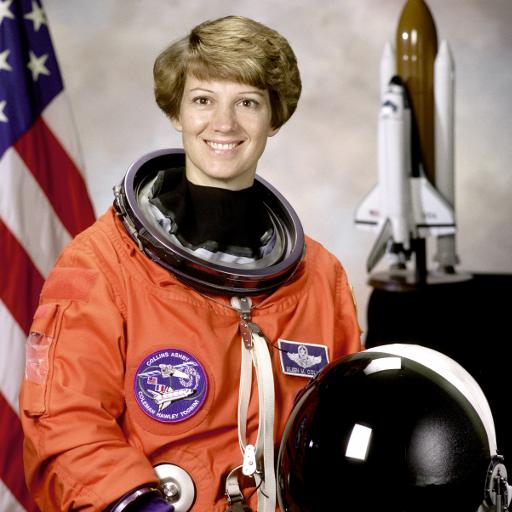
#> input picture skimage/images/astronaut.jpg, 512 x 512 px
$ jupyter execute --allow-errors Introduction-to-skimage.ipynb   (shell and % lines are left out)
#> lines starting #> are read from the running program, lines starting #| are printed output that depends on the picture
[cell 1]
import numpy as np
import skimage.io
import matplotlib.pyplot as plt

[cell 2]
img = skimage.io.imread('images/astronaut.jpg')
#> img is the input picture: shape (512, 512, 3); mean R, G, B 141.6, 105.8, 96.6

[cell 3]
img

[cell 4]
plt.imshow(img)

[cell 5]
img.shape
#> Out = (512, 512, 3)

[cell 6]
img1 = skimage.io.imread('images/colorwheel.jpg')
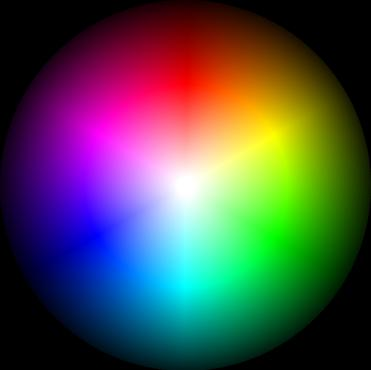
#> input picture skimage/images/colorwheel.jpg, 371 x 370 px
#> img1 is the input picture: shape (370, 371, 3); mean R, G, B 76.3, 76.6, 76.4
plt.imshow(img1)

[cell 7]
img1.shape
#> Out = (370, 371, 3)

[cell 8]
r = img1[:,:,0] # red matrix
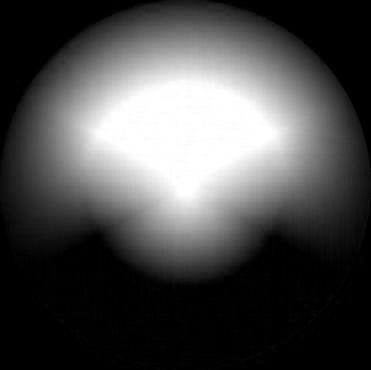
#> r: shape (370, 371); min 0, max 255, mean 76.3
g = img1[:,:,1] # green
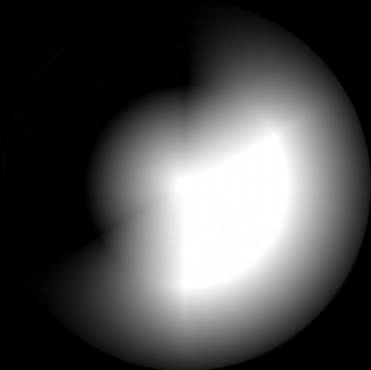
#> g: shape (370, 371); min 0, max 255, mean 76.6
b = img1[:,:,2] # blue
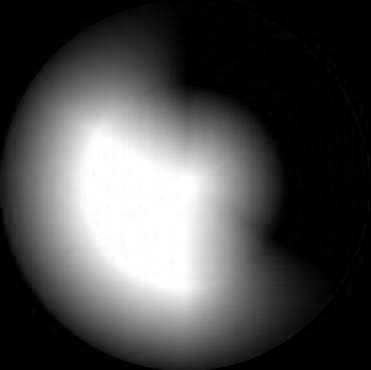
#> b: shape (370, 371); min 0, max 255, mean 76.4

[cell 9]
r.shape
#> Out = (370, 371)

[cell 10]
plt.figure(figsize=(10,6))
plt.subplot(1,3,1)
plt.imshow(r,cmap='gray')
plt.subplot(1,3,2)
plt.imshow(g,cmap='gray')
plt.subplot(1,3,3)
plt.imshow(b,cmap='gray')
plt.show()
plt.imshow(img1)

[cell 11]
plt.figure(figsize=(10,6))
plt.subplot(1,3,1)
plt.imshow(r,cmap='Reds')
plt.subplot(1,3,2)
plt.imshow(g,cmap='Greens')
plt.subplot(1,3,3)
plt.imshow(b,cmap='Blues')
plt.show()
plt.imshow(img1)

# Convert Image into Gray Scale

[cell 12]
import skimage.color

[cell 13]
plt.imshow(img)

[cell 14]
gray = skimage.color.rgb2gray(img)
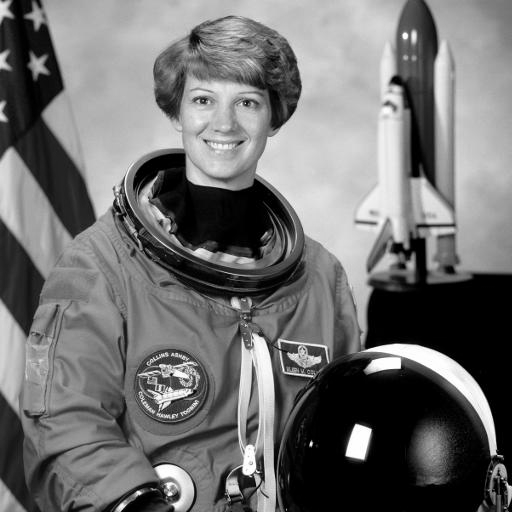
#> gray: shape (512, 512) float64; min 0, max 1, mean 0.442

[cell 15]
img.shape
#> Out = (512, 512, 3)

[cell 16]
gray.shape
#> Out = (512, 512)

[cell 17]
plt.imshow(gray,cmap='gray')

[cell 18]
skimage.io.imsave('images/astro_gray.jpg',gray)

##  Image Histogram

#> (a cell that did not finish here is left out)

#> (a cell that did not finish here is left out)

#> (a cell that did not finish here is left out)

#> (a cell that did not finish here is left out)

#> (a cell that did not finish here is left out)

## Histogram Equalization

[cell 24]
from skimage.exposure import equalize_hist

#> (a cell that did not finish here is left out)

#> (a cell that did not finish here is left out)

#> (a cell that did not finish here is left out)

## Image Resize

[cell 28]
img5 = skimage.io.imread('images/coffee.jpg')
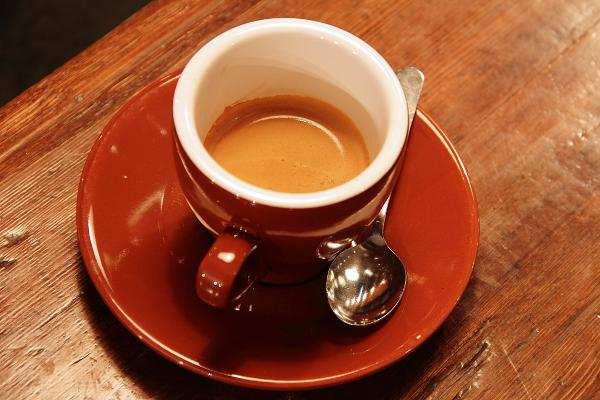
#> input picture skimage/images/coffee.jpg, 600 x 400 px
#> img5 is the input picture: shape (400, 600, 3); mean R, G, B 158.5, 85.8, 51.6

[cell 29]
img5.shape
#> Out = (400, 600, 3)

[cell 30]
plt.imshow(img5)

[cell 31]
import skimage.transform

[cell 32]
img_r = skimage.transform.resize(img5,(200,300,3))
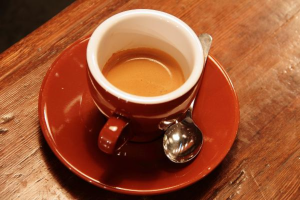
#> img_r: shape (200, 300, 3) float64; mean R, G, B 0.622, 0.337, 0.202

[cell 33]
img_r.shape

[cell 34]
plt.imshow(img_r)

[cell 35]
img_r1 = skimage.transform.resize(img5,(800,1200,3))

[cell 36]
img_r1.shape
